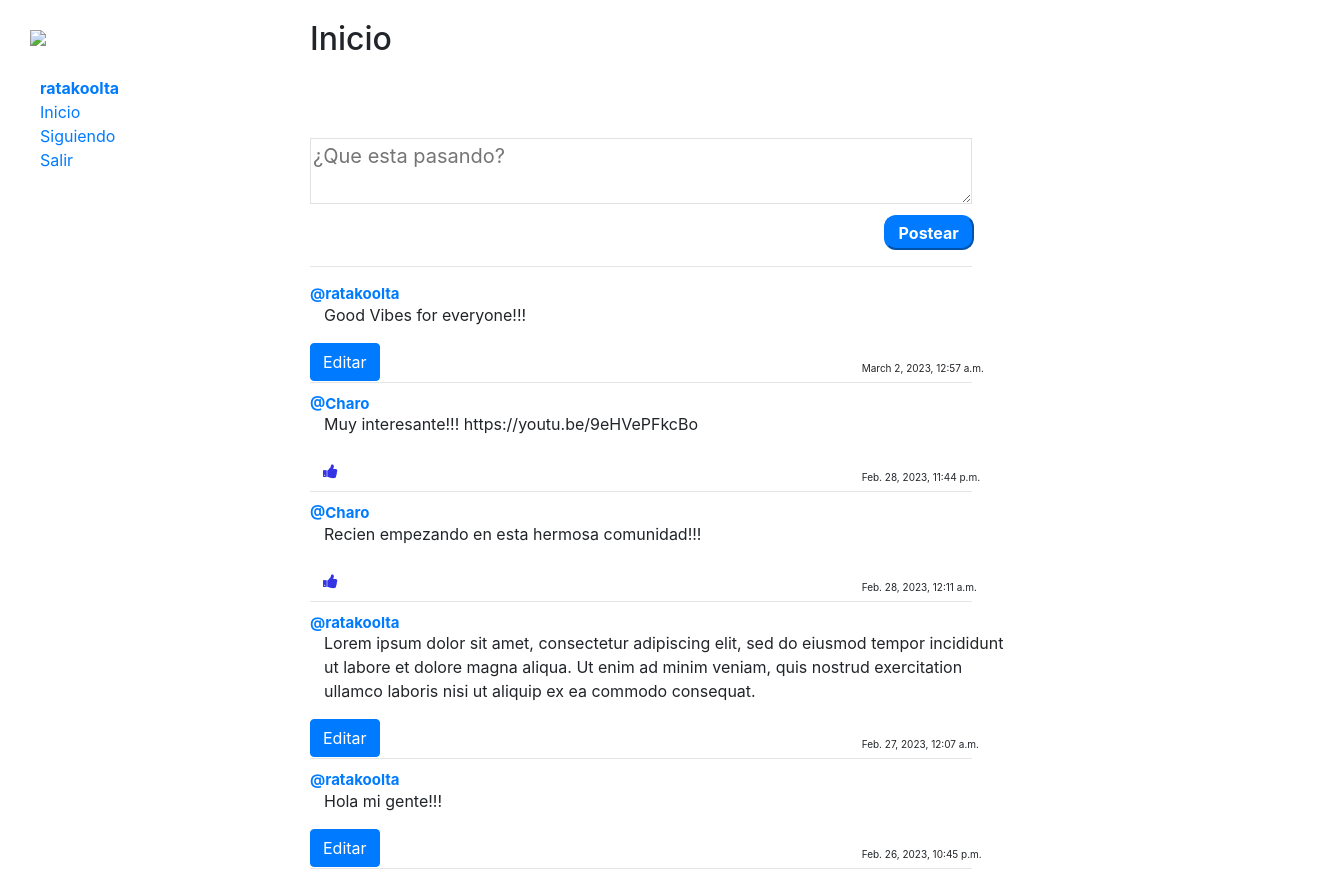
Screenshot of / (signed in) with the database file from the repository.
### network/models.py (models this page shows, shortened)
class User(AbstractUser):
    pass

class Post(models.Model):
    user = models.ForeignKey(User, on_delete=models.CASCADE, related_name="autor")
    post = models.CharField(max_length=140)
    date = models.DateTimeField(auto_now_add=True)

### network/views.py (the view)
# urls.py: path("", views.index, name="index"),
def index(request):
    inicio = Post.objects.all().order_by("id").reverse()
    paginator = Paginator(inicio, 10)
    paginas = request.GET.get('page')
    publicaciones = paginator.get_page(paginas)
    meGustan = Like.objects.all()
    liked = []
    try:
        for like in meGustan:
            if like.user.id == request.user.id:
                liked.append(like.post.id)
    except:
        liked = []
    return render(request, "network/index.html", {
        "inicio": inicio,
        "publicaciones": publicaciones,
        "liked" : liked
    })

### network/templates/network/index.html (shortened to what this page needs)
{% extends "network/layout.html" %}
{% block body %}
    {% if user.is_authenticated %}
        <h2 style="margin-top: 20px;">Inicio</h2> <br><br><br>
        <form action="{% url 'newPost' %}" method="post">
            <textarea style="width: 60%;" name="post" row="4" cols="100" placeholder="¿Que esta pasando?"></textarea> <br>
            <input class="btn-primary" type="submit" value="Postear" id="btn"/>
        </form>
        <hr>
    {% else %}
        <p>Entra y enterate de lo que esta pasando en el mundo</p>
    {% endif %}
    <div class="inicio">
        {% for post in publicaciones %}
            <div>
                <p id="usuario"><a href="{% url 'profile' user_id=post.user.id %}">@{{ post.user }}</a></p>
                <p id="post" id="content_{{ post.id }}"> {{ post.post }}</p>
                {% if user.is_authenticated %}
                    {% if user == post.user %}
                        <button type="button" class="btn btn-primary" data-toggle="modal" data-target="#modal_edit_post_{{ post.id }}">
                            Editar
                        </button>
                    {% else %}
                        {% if post.id in liked %}
                        <button class="btn btn-link" id="{{ post.id }}" onclick="likeHandler('{{ post.id }}', '{{ liked }}')"><i class="fa fa-thumbs-down" style="color: black;"></i></button>
                        {% else %}
                        <button class="btn btn-link" id="{{ post.id }}" onclick="likeHandler('{{ post.id }}', '{{ liked }}')"><i class="fa fa-thumbs-up" style="color: rgb(52, 52, 228);"></i></button>
                        {% endif %}
                    {% endif %}
                {% endif %}
                <p id="fecha">{{ post.date }}</p>
                <hr style="margin-bottom: 10px;">
            </div>
        {% endfor %}
    </div>
{% endblock %}

### network/templates/network/layout.html (shortened to what this page needs)
{% load static %}
<!DOCTYPE html>
<html lang="en">
    <head>
        <link rel="stylesheet" href="https://stackpath.bootstrapcdn.com/bootstrap/4.4.1/css/bootstrap.min.css">
        <link href="{% static 'network/styles.css' %}" rel="stylesheet">
        <link rel="stylesheet" href="https://cdnjs.cloudflare.com/ajax/libs/font-awesome/4.7.0/css/font-awesome.min.css">
    </head>
    <body>
        <div class="row">
            <div class="sidebar col-lg-2 col-md-3" id="side" style="width: 250px;">
                <a href="{% url 'index' %}"><img id="logo" src="https://res.cloudinary.com/db90zkbrv/image/upload/v1677458586/logo_geoodt.png"></a>
              <ul>
                {% if user.is_authenticated %}
                    <div>
                        <a href="{% url 'profile' user_id=user.id %}"><strong>{{ user.username }}</strong></a>
                    </div>
                {% endif %}
                    <div>
                        <a href="{% url 'index' %}">Inicio</a>
                    </div>
                {% if user.is_authenticated %}
                    <div>
                        <a href="{% url 'following' %}">Siguiendo</a>
                    </div>
                    <div>
                        <a href="{% url 'logout' %}">Salir</a>
                    </div>
                {% endif %}
              </ul>
            </div>
            <div class="main col-lg-10 col-md-9" id="main">
                    {% block body %}
                    {% endblock %}
            </div>
        </div>
    </body>
</html>

### network/static/network/styles.css (style rules this page uses)
#side { position: fixed; width: 310px; }
#main { margin-left: 310px; }
#btn { margin-left: 52%; border-radius: 12px; width: 90px; height: 35px; font-weight: bold; margin-top: 5px; }
textarea { border-color: rgb(226, 226, 226); font-size: 20px; }
hr { width: 60%; margin-left: 0%; }
#usuario { font-weight: bold; margin-bottom: -3px; font-size: 15px; }
#post { margin-left: 14px; width: 690px; }
#fecha { font-size: 10px; margin-left: 50%; margin-top: -20px; margin-bottom: -10px; }
#logo { width: 250px; margin: 30px; }
body { overflow-x: hidden; }

### rows the page displays
User: username "ratakoolta"
Post: user "ratakoolta", post "Good Vibes for everyone!!!", date "March 2, 2023, 12:57 a.m."
Post: user "Charo", post "Muy interesante!!! https://youtu.be/9eHVePFkcBo", date "Feb. 28, 2023, 11:44 p.m."
Post: user "Charo", post "Recien empezando en esta hermosa comunidad!!!", date "Feb. 28, 2023, 12:11 a.m."
Post: user "ratakoolta", post "Lorem ipsum dolor sit amet, consectetur adipiscing elit, sed do eiusmod tempor incididunt ut labore et dolore magna aliqua. Ut enim ad minim veniam, quis nostrud exercitation ullamco laboris nisi ut aliquip ex ea commodo consequat.", date "Feb. 27, 2023, 12:07 a.m."
Post: user "ratakoolta", post "Hola mi gente!!!", date "Feb. 26, 2023, 10:45 p.m."
